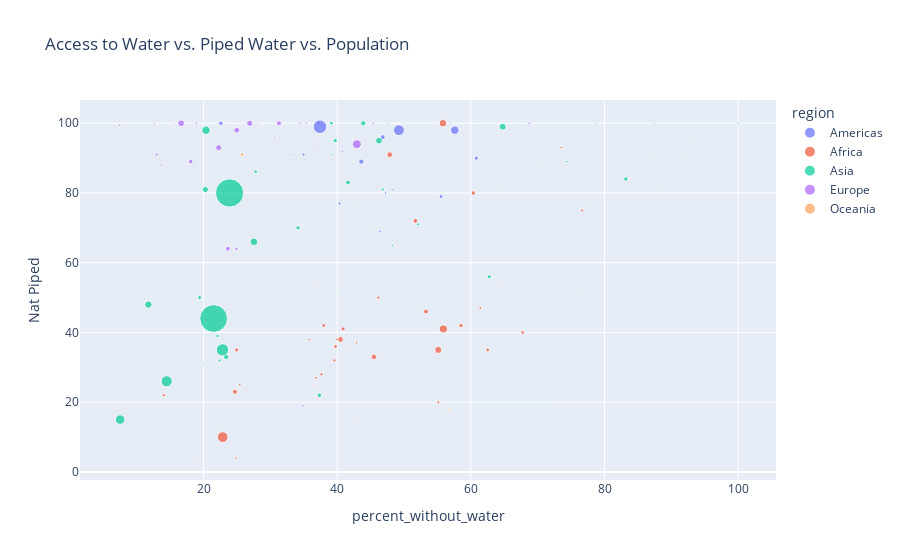

The notebook cell this image was saved under:
### Code cell
# create bubble chart from df_countries comprising: access to water, piped water, and using population as the size of the bubble
# create a new column for the size of the bubble
df_countries["bubble_size"] = df_countries["country_pop_raw"] / 1000000

# create a new column for the color of the bubble
df_countries["bubble_color"] = df_countries["Nat Piped"]

# create a new column for the text of the bubble
df_countries["bubble_text"] = df_countries["Entity"]

px.scatter(df_countries, x="percent_without_water", y="Nat Piped", size="bubble_size", color="region", hover_name="bubble_text", title="Access to Water vs. Piped Water vs. Population")

### Figure 1 — Plotly figure (JSON) as saved in the notebook; plotly's stock layout.template omitted (floating-point values rounded to 4 significant figures)
{"data": [{"hovertemplate": "<b>%{hovertext}</b><br><br>region=Americas<br>percent_without_water=%{x}<br>Nat Piped=%{y}<br>bubble_size=%{marker.size}<extra></extra>", "hovertext": ["Panama", "Suriname", "Puerto Rico", "El Salvador", "Belize", "Guyana", "Canada", "French Guiana", "Costa Rica", "Honduras", "Guatemala", "Dominican Republic", "Colombia", "Nicaragua", "Chile", "Jamaica", "United States", "Haiti", "Ecuador", "Paraguay", "Cuba", "Peru", "Montserrat", "Brazil", "Venezuela", "Bolivia", "Bahamas", "Trinidad and Tobago", "Mexico", "Argentina", "Martinique", "Uruguay", "Grenada", "Saint Lucia", "Falkland Islands", "Greenland", "Guadeloupe", "Antigua and Barbuda", "Dominica", "Aruba", "Barbados"], "legendgroup": "Americas", "marker": {"color": "#636efa", "size": [4.382, 0.5918, 2.828, 6.519, 0.4049, 0.7903, 38.07, 0.3065, 5.139, 10.06, 18.25, 10.95, 51.27, 6.702, 19.21, 2.973, 332.9, 11.54, 17.89, 7.22, 11.32, 33.36, 0.004981, 214.0, 28.7, 11.83, 0.3969, 1.403, 130.3, 45.61, 0.3747, 3.485, 0.113, 0.1844, 0.003528, 0.05687, 0.4, 0.09873, 0.07217, 0.1072, 0.2877], "sizemode": "area", "sizeref": 3.611, "symbol": "circle"}, "mode": "markers", "name": "Americas", "orientation": "v", "showlegend": true, "type": "scatter", "x": [28.46, 24.18, 36.83, 33.44, 18.22, 22.2, 22.59, 32.75, 27.93, 40.74, 40.34, 48.22, 43.62, 52.17, 37.2, 50.37, 37.42, 34.86, 34.96, 47.7, 47.22, 60.81, 72.97, 49.24, 55.54, 46.42, 67.27, 53.7, 57.59, 46.79, 77.46, 56.94, 62.36, 78.99, 77.76, 60.59, 70.13, 98, 99, 96, 100], "xaxis": "x", "y": [93, 80, 100, 91, 87, 65, 100, 88, 100, 92, 77, 81, 89, 70, 100, 83, 99, 19, 91, 100, 80, 90, 98, 98, 79, 69, 97, 93, 98, 96, 86.14, 100, 92, 97, 91, 100, 86.14, 94, 94, 94, 99], "yaxis": "y"}, {"hovertemplate": "<b>%{hovertext}</b><br><br>region=Africa<br>percent_without_water=%{x}<br>Nat Piped=%{y}<br>bubble_size=%{marker.size}<extra></extra>", "hovertext": ["Congo", "Mauritius", "Eswatini", "Lesotho", "Malawi", "Democratic Republic of Congo", "Central African Republic", "Tanzania", "Zambia", "Sierra Leone", "Uganda", "Burundi", "South Africa", "Mozambique", "Guinea", "Equatorial Guinea", "Rwanda", "Zimbabwe", "Guinea-Bissau", "Egypt", "Nigeria", "Togo", "Cameroon", "Madagascar", "Cote d'Ivoire", "Kenya", "Reunion", "Angola", "Gambia", "Liberia", "Ghana", "Gabon", "Benin", "Sao Tome and Principe", "Ethiopia", "Morocco", "Algeria", "Mali", "South Sudan", "Burkina Faso", "Tunisia", "Senegal", "Chad", "Eritrea", "Namibia", "Mauritania", "Botswana", "Niger", "Djibouti", "Sudan", "Somalia", "Western Sahara", "Libya"], "legendgroup": "Africa", "marker": {"color": "#EF553B", "size": [5.657, 1.273, 1.172, 2.159, 19.65, 92.38, 4.92, 61.5, 18.92, 8.141, 47.12, 12.26, 60.04, 32.16, 13.5, 1.45, 13.28, 15.09, 2.015, 104.3, 211.4, 8.478, 27.22, 28.43, 27.05, 54.99, 0.9017, 33.93, 2.487, 5.18, 31.73, 2.279, 12.45, 0.2234, 117.9, 37.34, 44.62, 20.86, 11.38, 21.5, 11.94, 17.2, 16.91, 3.601, 2.587, 4.775, 2.397, 25.13, 1.002, 44.91, 16.36, 0.6119, 6.959], "sizemode": "area", "sizeref": 3.611, "symbol": "circle"}, "mode": "markers", "name": "Africa", "orientation": "v", "showlegend": true, "type": "scatter", "x": [36.54, 23.63, 33.83, 44.69, 14.03, 55.12, 42.84, 40.48, 39.57, 36.99, 24.69, 35.83, 47.86, 40.87, 25.43, 53.58, 39.96, 36.81, 42.04, 55.82, 22.87, 36.53, 39.74, 62.52, 37.99, 45.48, 54.06, 58.52, 42.49, 18.71, 24.95, 64.16, 42.9, 68.2, 55.88, 60.37, 51.7, 46.14, 24.92, 37.65, 73.49, 76.66, 55.14, 76.69, 87.8, 64.52, 87.5, 67.75, 90.09, 53.28, 61.41, 74.78, 77.98], "xaxis": "x", "y": [53, 100, 61, 69, 22, 35, 14, 38, 32, 21, 23, 38, 91, 41, 25, 41, 38, 27, 35, 100, 10, 25, 36, 35, 42, 33, 100, 42, 77, 4, 35, 82, 37, 97, 41, 80, 72, 50, 4, 28, 93, 75, 20, 52, 81, 53, 91, 40, 83, 46, 47, 68.33, 78], "yaxis": "y"}, {"hovertemplate": "<b>%{hovertext}</b><br><br>region=Asia<br>percent_without_water=%{x}<br>Nat Piped=%{y}<br>bubble_size=%{marker.size}<extra></extra>", "hovertext": ["Japan", "Philippines", "Brunei", "Azerbaijan", "Vietnam", "Armenia", "Bangladesh", "Georgia", "Nepal", "Myanmar", "Thailand", "Kyrgyzstan", "Pakistan", "Laos", "Taiwan", "China", "Cambodia", "Malaysia", "North Korea", "India", "Mongolia", "Tajikistan", "Turkey", "Uzbekistan", "Iraq", "Sri Lanka", "Bhutan", "Indonesia", "Kazakhstan", "South Korea", "Iran", "Afghanistan", "Lebanon", "Syria", "Jordan", "Singapore", "Israel", "Turkmenistan", "Palestine", "Yemen", "Hong Kong", "Timor", "Oman", "Kuwait", "United Arab Emirates", "Qatar", "Saudi Arabia"], "legendgroup": "Asia", "marker": {"color": "#00cc96", "size": [126.1, 111.0, 0.4415, 10.22, 98.17, 2.968, 166.3, 3.98, 29.67, 54.81, 69.95, 6.628, 225.2, 7.379, 23.86, 1444.0, 16.95, 32.78, 25.89, 1393.0, 3.329, 9.75, 85.04, 33.94, 41.18, 21.5, 0.7799, 276.4, 18.99, 51.31, 85.03, 39.84, 6.769, 18.28, 10.27, 5.897, 8.79, 6.118, 5.223, 30.49, 7.553, 1.344, 5.223, 4.329, 9.991, 2.931, 35.34], "sizemode": "area", "sizeref": 3.611, "symbol": "circle"}, "mode": "markers", "name": "Asia", "orientation": "v", "showlegend": true, "type": "scatter", "x": [20.36, 27.54, 27.51, 39.25, 11.74, 44.6, 7.52, 40.52, 19.41, 23.38, 20.27, 39.41, 14.48, 20.0, 27.81, 23.9, 22.39, 39.7, 39.14, 21.5, 25.17, 48.26, 46.25, 34.14, 41.6, 22.11, 64.72, 22.82, 46.81, 43.89, 64.76, 37.33, 69.88, 52.12, 74.39, 63.6, 78.71, 40.11, 48.23, 62.75, 87.36, 76.51, 92.84, 92, 99.98, 100, 83.19], "xaxis": "x", "y": [98, 66, 100, 91, 48, 100, 15, 82, 50, 33, 81, 94, 26, 31, 86.14, 80, 32, 95, 100, 44, 25, 65, 95, 70, 83, 39, 100, 35, 81, 100, 99, 22, 89, 71, 89, 100, 100, 52, 54, 56, 100, 66, 96, 91.5, 100, 100, 84], "yaxis": "y"}, {"hovertemplate": "<b>%{hovertext}</b><br><br>region=Europe<br>percent_without_water=%{x}<br>Nat Piped=%{y}<br>bubble_size=%{marker.size}<extra></extra>", "hovertext": ["Albania", "Netherlands", "Norway", "Sweden", "Moldova", "Austria", "Lithuania", "Estonia", "Slovenia", "Switzerland", "Hungary", "France", "Slovakia", "Belarus", "Latvia", "United Kingdom", "Poland", "Romania", "Italy", "North Macedonia", "Serbia", "Belgium", "Czechia", "Ukraine", "Bulgaria", "Bosnia and Herzegovina", "Finland", "Russia", "Ireland", "Germany", "Denmark", "Croatia", "Liechtenstein", "Montenegro", "Portugal", "Spain", "Andorra", "Malta", "Luxembourg", "Isle of Man", "Cyprus", "Faeroe Islands", "Iceland", "Greece"], "legendgroup": "Europe", "marker": {"color": "#ab63fa", "size": [2.873, 17.17, 5.466, 10.16, 4.024, 9.043, 2.69, 1.325, 2.079, 8.715, 9.634, 65.43, 5.461, 9.443, 1.867, 68.21, 37.8, 19.13, 60.37, 2.083, 8.698, 11.63, 10.72, 43.47, 6.897, 3.263, 5.548, 145.9, 4.983, 83.9, 5.813, 4.082, 0.03825, 0.6281, 10.17, 46.75, 0.07735, 0.4428, 0.6348, 0.08541, 1.216, 0.04905, 0.3434, 10.37], "sizemode": "area", "sizeref": 3.611, "symbol": "circle"}, "mode": "markers", "name": "Europe", "orientation": "v", "showlegend": true, "type": "scatter", "x": [26.81, 12.97, 21.88, 13.53, 32.07, 7.432, 30.44, 35.7, 15.66, 12.66, 35.37, 22.26, 23.69, 30.6, 43.98, 26.91, 18.09, 24.92, 24.97, 23.55, 36.86, 18.93, 34.41, 23.63, 43.43, 34.34, 15.68, 42.94, 34.54, 16.64, 23.8, 37.31, 16.69, 49.28, 45.41, 31.28, 21.94, 59.36, 23.57, 50.25, 47.87, 52.08, 46.83, 68.76], "xaxis": "x", "y": [81, 91, 100, 88, 72, 99.43, 96, 93, 97.98, 100, 100, 93, 98, 96, 94, 100, 89, 64, 98, 92, 94, 100, 100, 64, 100, 95, 100, 94, 97, 100, 100, 94.5, 100, 89, 100, 100, 100, 100, 100, 98, 100, 100, 100, 100], "yaxis": "y"}, {"hovertemplate": "<b>%{hovertext}</b><br><br>region=Oceania<br>percent_without_water=%{x}<br>Nat Piped=%{y}<br>bubble_size=%{marker.size}<extra></extra>", "hovertext": ["Papua New Guinea", "Australia", "New Zealand", "New Caledonia", "Solomon Islands", "Vanuatu", "Fiji", "Samoa", "Guam", "Northern Mariana Islands"], "legendgroup": "Oceania", "marker": {"color": "#FFA15A", "size": [9.119, 25.79, 4.861, 0.2882, 0.704, 0.3145, 0.9029, 0.2001, 0.1702, 0.05791], "sizemode": "area", "sizeref": 3.611, "symbol": "circle"}, "mode": "markers", "name": "Oceania", "orientation": "v", "showlegend": true, "type": "scatter", "x": [56.63, 25.77, 30.68, 50.44, 51.26, 35.54, 58.13, 61.71, 86.23, 90], "xaxis": "x", "y": [18, 91, 100, 99, 46, 48, 83, 84, 100, 90], "yaxis": "y"}], "layout": {"legend": {"itemsizing": "constant", "title": {"text": "region"}, "tracegroupgap": 0}, "title": {"text": "Access to Water vs. Piped Water vs. Population"}, "xaxis": {"anchor": "y", "domain": [0, 1], "title": {"text": "percent_without_water"}}, "yaxis": {"anchor": "x", "domain": [0, 1], "title": {"text": "Nat Piped"}}}}
